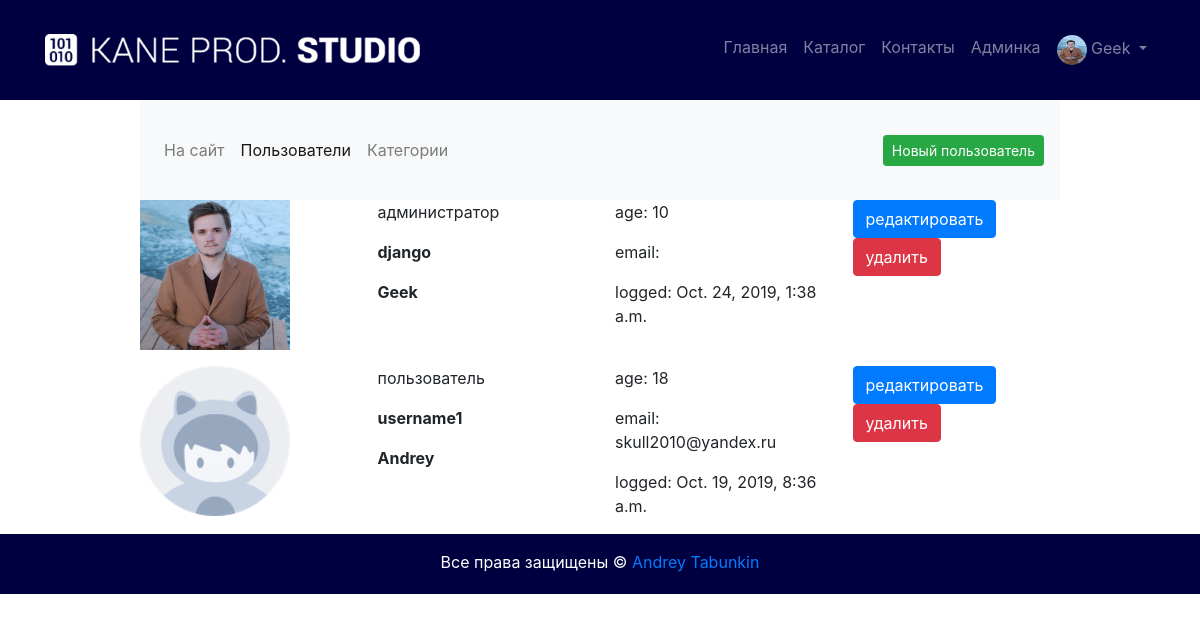
The app's page /myadmin/users/read/ (signed in), older data.
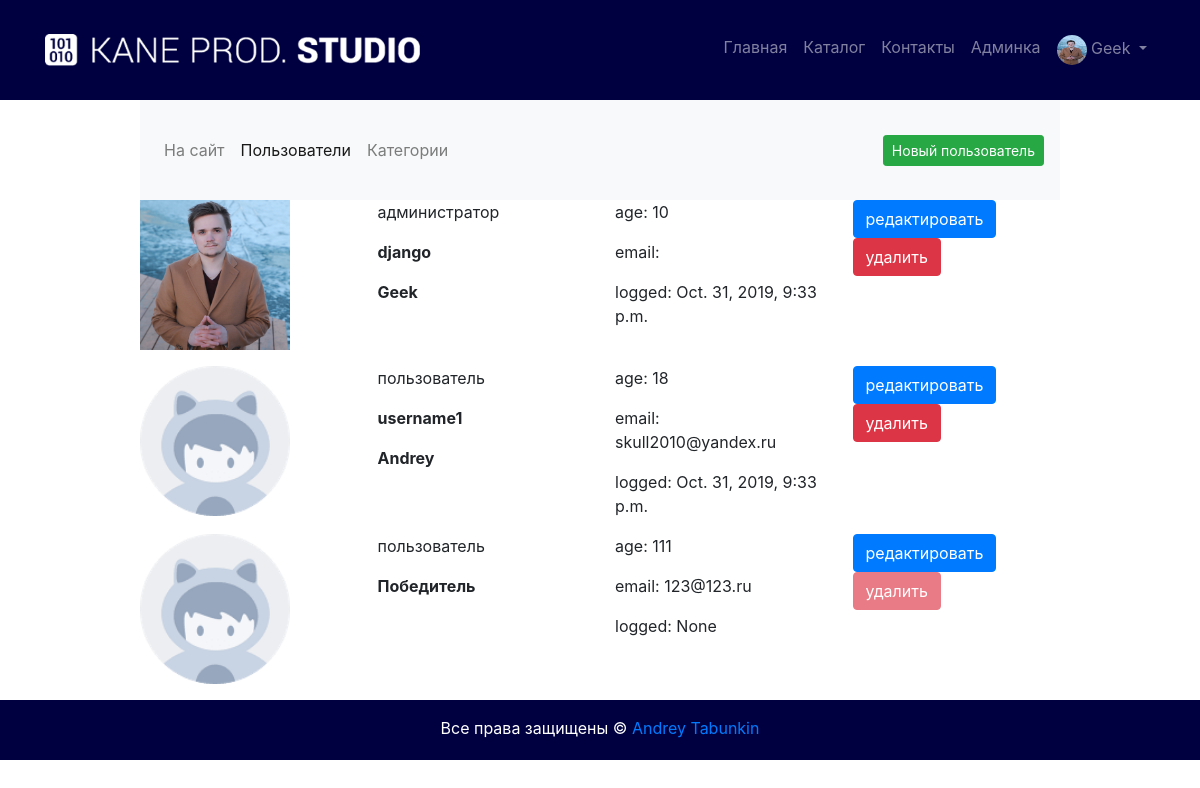
The same page, newer data.
### authapp/models.py (models this page shows)
class ShopUser(AbstractUser):
    user_photo = models.ImageField(upload_to='users_photo', blank=True)
    age = models.PositiveIntegerField(verbose_name='Возраст', null=True)
    is_active = models.BooleanField(verbose_name='активна', default=True)

### adminapp/views.py (the view)
# urls.py: path('users/read/', adminapp.users, name='users_read'),
@user_passes_test(lambda u: u.is_superuser)
def users(request):
    title = 'админка/пользователи'
    users_list = ShopUser.objects.all().order_by('-is_active', '-is_superuser', '-is_staff', 'username')
    content = {
        'title': title,
        'objects': users_list
    }
    return render(request, 'adminapp/users.html', content)

### adminapp/templates/adminapp/users.html (shortened to what this page needs)
{% extends 'adminapp/base.html' %}
{% load staticfiles %}
{% block content %}
        {% include 'adminapp/includes/inc_menu.html' %}
        {% for object in objects %}
            <div class="row">
                <div class="col-md-12 user_record {% if not object.is_active %}disabled{% endif %}">
                    <div class="row">
                        <div class="col-md-3">
                            <img class="user-img" src="/media/{{ object.user_photo|default:'users_photo/default.png' }}"
                                 alt="{{ object.username }}">
                        </div>
                        <div class="col-md-3">
                            <div>
                                {% if object.is_superuser %}
                                    <p>администратор</p>
                                {% else %}
                                    <p>пользователь</p>
                                {% endif %}
                            </div>
                            <div class="user_name">
                                <p><strong>{{ object.username }}</strong></p>
                                <p>
                                    {% if object.first_name %}
                                        <b>{{ object.first_name|title }}</b>
                                    {% endif %}
                                </p>
                            </div>
                        </div>
                        <div class="col-md-3">
                            <div class="user_age">
                                <p>age: {{ object.age }}</p>
                            </div>
                            <div class="user_email">
                                <p>email: {{ object.email }}</p>
                            </div>
                            <div class="user_lastlogin">
                                <p>logged: {{ object.last_login }}</p>
                            </div>
                        </div>
                        <div class="col-md-2">
                            <div>
                                <a class="btn btn-primary" href={% url 'myadmin:user_update' object.pk %}>
                                    редактировать
                            </div>
                            <div>
                                <a class="btn btn-danger {% if not object.is_active %}disabled{% endif %}" href={% url 'myadmin:user_delete' object.pk %}>
                                    удалить
                            </div>
                        </div>
                    </div>
                </div>
            </div>
        {% endfor %}
{% endblock %}

### mainapp/templates/mainapp/includes/inc_main_menu.html (shortened to what this page needs)
{% load static %}
<nav class="navbar sticky-top navbar-expand-lg navbar-dark w-100">
    <div class="container">
        <a class="navbar-brand" href="{% url 'main:index' %}"><img class="w-75"
                                                                   src="{% static 'img/kane_logotip.png' %}"
                                                                   alt=""></a>
        <div class="collapse navbar-collapse justify-content-end" id="navbarNav">
            <ul class="navbar-nav">
                <li class="nav-item {% if request.resolver_match.url_name == 'index' %}active{% endif %}">
                    <a class="nav-link" href="{% url 'main:index' %}">Главная<span class="sr-only">(current)</span></a>
                </li>
                <li class="nav-item {% if request.resolver_match.url_name == 'catalog' %}active{% endif %}">
                    <a class="nav-link" href="{% url 'main:catalog' 0 %}">Каталог</a>
                </li>
                <li class="nav-item {% if request.resolver_match.url_name == 'contact' %}active{% endif %}">
                    <a class="nav-link" href="{% url 'main:contact' %}">Контакты</a>
                </li>
                {% if user.is_superuser %}
                    <li class="nav-item">
                        <a class="nav-link" href="{% url 'myadmin:users_read' %}">Админка</a>
                    </li>
                {% endif %}
                {% if user.is_authenticated %}
                    <li class="nav-item dropdown">
                        <a class="nav-link dropdown-toggle" href="#" id="navbarDropdown" role="button"
                           data-toggle="dropdown" aria-haspopup="true" aria-expanded="false">
                            <img class="img-rounded user_photo" src="/media/{{ user.user_photo }}"
                                 alt=""> {{ user.first_name|default:'Пользователь' }}
                        </a>
                    </li>
                {% else %}
                    <a class="nav-link" href="{% url 'auth:login' %}">Войти</a>
                {% endif %}
        </div>
    </div>
</nav>

Row changes from the older to the newer data that the page shows:
changed ShopUser "django": last_login "Oct. 24, 2019, 1:38 a.m." → "Oct. 31, 2019, 9:33 p.m."
changed ShopUser "username1": last_login "Oct. 19, 2019, 8:36 a.m." → "Oct. 31, 2019, 9:33 p.m."
added ShopUser: is_superuser "пользователь", username "Победитель", age "111", email "123@123.ru", last_login "None", is_active False (drawn)
